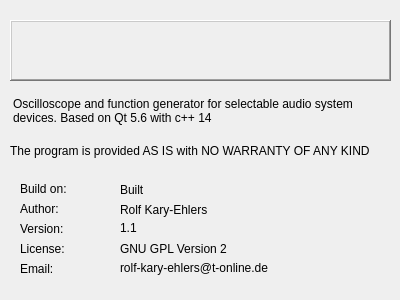
<?xml version="1.0" encoding="UTF-8"?>
<ui version="4.0">
 <class>AboutDlg</class>
 <widget class="QDialog" name="AboutDlg">
  <property name="geometry">
   <rect>
    <x>0</x>
    <y>0</y>
    <width>400</width>
    <height>300</height>
   </rect>
  </property>
  <property name="windowTitle">
   <string/>
  </property>
  <widget class="QLabel" name="labelAuthor">
   <property name="geometry">
    <rect>
     <x>20</x>
     <y>200</y>
     <width>71</width>
     <height>17</height>
    </rect>
   </property>
   <property name="text">
    <string>Author:</string>
   </property>
  </widget>
  <widget class="QLabel" name="textAuthor">
   <property name="geometry">
    <rect>
     <x>120</x>
     <y>200</y>
     <width>261</width>
     <height>20</height>
    </rect>
   </property>
   <property name="text">
    <string>Rolf Kary-Ehlers</string>
   </property>
  </widget>
  <widget class="QLabel" name="labelVersion">
   <property name="geometry">
    <rect>
     <x>20</x>
     <y>220</y>
     <width>81</width>
     <height>17</height>
    </rect>
   </property>
   <property name="text">
    <string>Version:</string>
   </property>
  </widget>
  <widget class="QLabel" name="textVersion">
   <property name="geometry">
    <rect>
     <x>120</x>
     <y>220</y>
     <width>261</width>
     <height>16</height>
    </rect>
   </property>
   <property name="text">
    <string>1.1</string>
   </property>
  </widget>
  <widget class="QLabel" name="labelLicense">
   <property name="geometry">
    <rect>
     <x>20</x>
     <y>240</y>
     <width>81</width>
     <height>17</height>
    </rect>
   </property>
   <property name="text">
    <string>License:</string>
   </property>
  </widget>
  <widget class="QLabel" name="textLicense">
   <property name="geometry">
    <rect>
     <x>120</x>
     <y>240</y>
     <width>261</width>
     <height>17</height>
    </rect>
   </property>
   <property name="text">
    <string>GNU GPL Version 2</string>
   </property>
  </widget>
  <widget class="QLabel" name="labelTitle">
   <property name="geometry">
    <rect>
     <x>10</x>
     <y>20</y>
     <width>381</width>
     <height>61</height>
    </rect>
   </property>
   <property name="font">
    <font>
     <family>Comic Sans MS</family>
     <pointsize>18</pointsize>
     <weight>75</weight>
     <italic>true</italic>
     <bold>true</bold>
    </font>
   </property>
   <property name="frameShape">
    <enum>QFrame::WinPanel</enum>
   </property>
   <property name="frameShadow">
    <enum>QFrame::Raised</enum>
   </property>
   <property name="text">
    <string/>
   </property>
   <property name="alignment">
    <set>Qt::AlignLeading|Qt::AlignLeft|Qt::AlignVCenter</set>
   </property>
  </widget>
  <widget class="QPushButton" name="pushButton">
   <property name="geometry">
    <rect>
     <x>340</x>
     <y>30</y>
     <width>41</width>
     <height>41</height>
    </rect>
   </property>
   <property name="text">
    <string/>
   </property>
   <property name="icon">
    <iconset resource="resource.qrc">
     <normaloff>:/resource/Oscilloscope.svg</normaloff>:/resource/Oscilloscope.svg</iconset>
   </property>
   <property name="iconSize">
    <size>
     <width>36</width>
     <height>36</height>
    </size>
   </property>
   <property name="checkable">
    <bool>false</bool>
   </property>
   <property name="checked">
    <bool>false</bool>
   </property>
   <property name="default">
    <bool>false</bool>
   </property>
   <property name="flat">
    <bool>true</bool>
   </property>
  </widget>
  <widget class="QLabel" name="textWarranty">
   <property name="geometry">
    <rect>
     <x>10</x>
     <y>140</y>
     <width>371</width>
     <height>21</height>
    </rect>
   </property>
   <property name="text">
    <string>The program is provided AS IS with NO WARRANTY OF ANY KIND</string>
   </property>
  </widget>
  <widget class="QLabel" name="labelEmail">
   <property name="geometry">
    <rect>
     <x>20</x>
     <y>260</y>
     <width>54</width>
     <height>17</height>
    </rect>
   </property>
   <property name="text">
    <string>Email:</string>
   </property>
  </widget>
  <widget class="QLabel" name="textEmail">
   <property name="geometry">
    <rect>
     <x>120</x>
     <y>260</y>
     <width>261</width>
     <height>17</height>
    </rect>
   </property>
   <property name="text">
    <string>rolf-kary-ehlers@t-online.de</string>
   </property>
   <property name="openExternalLinks">
    <bool>true</bool>
   </property>
   <property name="textInteractionFlags">
    <set>Qt::LinksAccessibleByKeyboard|Qt::LinksAccessibleByMouse|Qt::TextBrowserInteraction|Qt::TextSelectableByKeyboard|Qt::TextSelectableByMouse</set>
   </property>
  </widget>
  <widget class="QLabel" name="textDescription">
   <property name="geometry">
    <rect>
     <x>13</x>
     <y>90</y>
     <width>371</width>
     <height>41</height>
    </rect>
   </property>
   <property name="text">
    <string>Oscilloscope and function generator for selectable audio system devices. Based on Qt 5.6 with c++ 14</string>
   </property>
   <property name="wordWrap">
    <bool>true</bool>
   </property>
  </widget>
  <widget class="QLabel" name="textBuildDate">
   <property name="geometry">
    <rect>
     <x>120</x>
     <y>180</y>
     <width>261</width>
     <height>20</height>
    </rect>
   </property>
   <property name="text">
    <string>Built</string>
   </property>
  </widget>
  <widget class="QLabel" name="labelBuildDate">
   <property name="geometry">
    <rect>
     <x>20</x>
     <y>180</y>
     <width>81</width>
     <height>17</height>
    </rect>
   </property>
   <property name="text">
    <string>Build on:</string>
   </property>
  </widget>
 </widget>
 <resources>
  <include location="resource.qrc"/>
 </resources>
 <connections/>
</ui>
